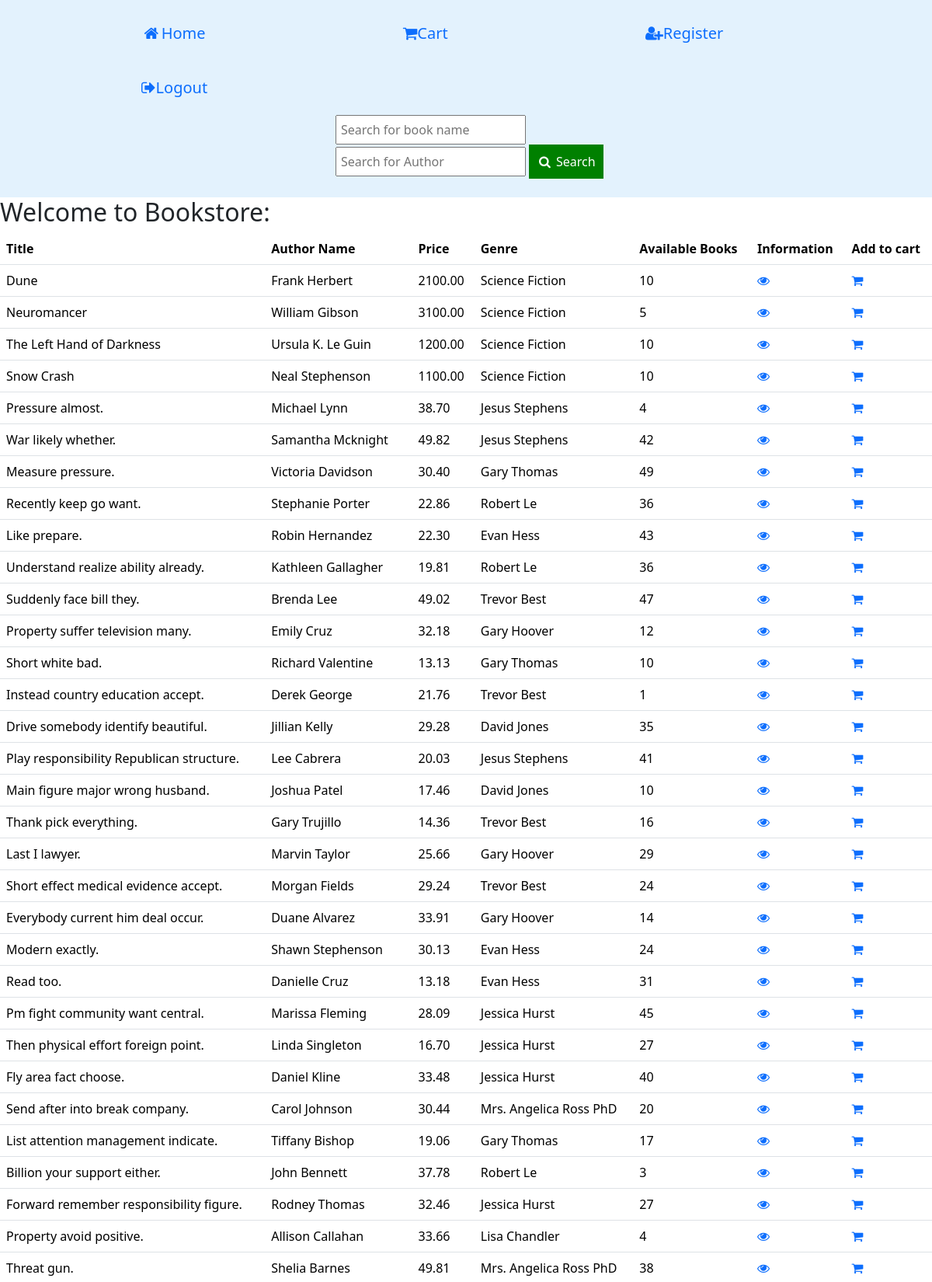
The app's page / (signed in, upper part) with its own data.
### apps/store/models.py (models this page shows, shortened)
class Book(models.Model):
    title = models.CharField(max_length=100)
    author = models.CharField(max_length=100)
    genre = models.ForeignKey(Category, on_delete=models.CASCADE)
    price = models.DecimalField(max_digits=6, decimal_places=2)
    stock = models.IntegerField()

class Category(models.Model):
    name = models.CharField(max_length=100, help_text="Enter category Science Fiction, Horror, Thriller/Suspense, Historical Fiction, and Contemporary Fiction. etc")
    description = models.TextField()
    def __str__(self):
        return self.name

### apps/store/views.py (the view)
# urls.py: path('', views.homepage, name='homepage'),
@login_required
def homepage(request):
    title_query = request.GET.get('title', '')  # Get title search query from URL parameters
    author_query = request.GET.get('author', '')  # Get author search query from URL parameters
    books = Book.objects.all()[:50]  # Simple search
    if title_query and author_query:
        books = Book.objects.filter(Q(title__icontains=title_query) | Q(author__icontains=author_query))
    return render(request, 'homepage.html', {'title_query': title_query, 'author_query': author_query, 'books': books})

### templates/homepage.html (shortened to what this page needs)
<!DOCTYPE html>
<html lang="en">
<head>
    <link href="https://cdn.jsdelivr.net/npm/bootstrap@5.3.3/dist/css/bootstrap.min.css" rel="stylesheet">
    <link rel="stylesheet" href="https://cdnjs.cloudflare.com/ajax/libs/font-awesome/4.7.0/css/font-awesome.min.css">
</head>
<body>
    <nav class="navbar" style="background-color: #e3f2fd;">
        <ul>
            <li><a href="/"><i class="fa fa-fw fa-home"></i>Home</a></li>
            <li><a href="{% url 'store:cart_detail' %}"><i class="fa fa-shopping-cart" aria-hidden="true"></i>Cart</a></li>
            <li><a href="{% url 'store:register' %}"><i class="fa fa-user-plus"></i>Register</a></li>
            <li><a href="{% url 'store:logout_page' %}"><i class="fa fa-sign-out"></i>Logout</a></li>
    <form method="get">
        <input type="text" name="title" placeholder="Search for book name" value="{{ title_query }}">
        <input type="text" name="author" placeholder="Search for Author" value="{{ author_query }}">
        <button type="submit" class="button"><i class="fa fa-fw fa-search"></i> Search</button>
    </form>
        </ul>
    </nav>
    {% if books %}
        <h2>Welcome to Bookstore:</h2>
        <table class="table">
            <thead>
                <tr>
                  <th scope="col">Title</th>
                  <th scope="col">Author Name</th>
                  <th scope="col">Price</th>
                  <th scope="col">Genre</th>
                  <th scope="col">Available Books</th>
                  <th scope="col">Information</th>
                  <th scope="col">Add to cart</th>
                </tr>
            </thead>
            <tbody>
            {% for book in books %}
                <tr>
                    <td>{{ book.title }}</td><br>
                    <td>{{ book.author }}</td><br>
                    <td>{{ book.price }}</td><br>
                    <td>{{ book.genre }}</td><br>
                    <td>{{ book.stock }}</td>
                    <td><a href="{% url 'store:book_detail' book.id %}"><i class="fa fa-eye" aria-hidden="true"></i></a></td>
                    <td><a href="{% url 'store:add_to_cart' book.id %}"><i class="fa fa-shopping-cart" aria-hidden="true"></i></a></td>
                </tr>
            {% endfor %}
            </tbody>
        </table>
    {% elif title_query or author_query %}
        <p>No books found for your search.</p>
    {% endif %}
</body>
</html>

### templates/homepage.html (style rules this page uses)
.navbar ul li { list-style-type:none; font-size: 20px; }
li { display:inline-block; padding:20px 100px 20px 150px; }
.navbar form { align-items: right; padding: 0px 400px 0px 400px; }
input[type="text"] { padding: 5px;  border: 1px solid green; box-sizing: border-box; }
.button { background-color: green; color: white; padding: 10px; border: none; cursor: pointer; }
a { text-decoration: none; }

### records on screen
Book: title "Dune", author "Frank Herbert", price "2100.00", genre "Science Fiction", stock "10"
Book: title "Neuromancer", author "William Gibson", price "3100.00", genre "Science Fiction", stock "5"
Book: title "The Left Hand of Darkness", author "Ursula K. Le Guin", price "1200.00", genre "Science Fiction", stock "10"
Book: title "Snow Crash", author "Neal Stephenson", price "1100.00", genre "Science Fiction", stock "10"
Book: title "Pressure almost.", author "Michael Lynn", price "38.70", genre "Jesus Stephens", stock "4"
Book: title "War likely whether.", author "Samantha Mcknight", price "49.82", genre "Jesus Stephens", stock "42"
Book: title "Measure pressure.", author "Victoria Davidson", price "30.40", genre "Gary Thomas", stock "49"
Book: title "Recently keep go want.", author "Stephanie Porter", price "22.86", genre "Robert Le", stock "36"
Book: title "Like prepare.", author "Robin Hernandez", price "22.30", genre "Evan Hess", stock "43"
Book: title "Understand realize ability already.", author "Kathleen Gallagher", price "19.81", genre "Robert Le", stock "36"
Book: title "Suddenly face bill they.", author "Brenda Lee", price "49.02", genre "Trevor Best", stock "47"
Book: title "Property suffer television many.", author "Emily Cruz", price "32.18", genre "Gary Hoover", stock "12"
Book: title "Short white bad.", author "Richard Valentine", price "13.13", genre "Gary Thomas", stock "10"
Book: title "Instead country education accept.", author "Derek George", price "21.76", genre "Trevor Best", stock "1"
Book: title "Drive somebody identify beautiful.", author "Jillian Kelly", price "29.28", genre "David Jones", stock "35"
Book: title "Play responsibility Republican structure.", author "Lee Cabrera", price "20.03", genre "Jesus Stephens", stock "41"
Book: title "Main figure major wrong husband.", author "Joshua Patel", price "17.46", genre "David Jones", stock "10"
Book: title "Thank pick everything.", author "Gary Trujillo", price "14.36", genre "Trevor Best", stock "16"
Book: title "Last I lawyer.", author "Marvin Taylor", price "25.66", genre "Gary Hoover", stock "29"
Book: title "Short effect medical evidence accept.", author "Morgan Fields", price "29.24", genre "Trevor Best", stock "24"
Book: title "Everybody current him deal occur.", author "Duane Alvarez", price "33.91", genre "Gary Hoover", stock "14"
Book: title "Modern exactly.", author "Shawn Stephenson", price "30.13", genre "Evan Hess", stock "24"
Book: title "Read too.", author "Danielle Cruz", price "13.18", genre "Evan Hess", stock "31"
Book: title "Pm fight community want central.", author "Marissa Fleming", price "28.09", genre "Jessica Hurst", stock "45"
Book: title "Then physical effort foreign point.", author "Linda Singleton", price "16.70", genre "Jessica Hurst", stock "27"
Book: title "Fly area fact choose.", author "Daniel Kline", price "33.48", genre "Jessica Hurst", stock "40"
Book: title "Send after into break company.", author "Carol Johnson", price "30.44", genre "Mrs. Angelica Ross PhD", stock "20"
Book: title "List attention management indicate.", author "Tiffany Bishop", price "19.06", genre "Gary Thomas", stock "17"
Book: title "Billion your support either.", author "John Bennett", price "37.78", genre "Robert Le", stock "3"
Book: title "Forward remember responsibility figure.", author "Rodney Thomas", price "32.46", genre "Jessica Hurst", stock "27"
Book: title "Property avoid positive.", author "Allison Callahan", price "33.66", genre "Lisa Chandler", stock "4"
Book: title "Threat gun.", author "Shelia Barnes", price "49.81", genre "Mrs. Angelica Ross PhD", stock "38"
